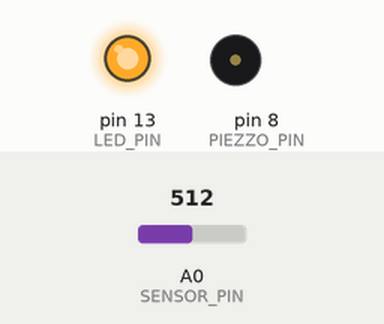
A sketch run on a simulated Arduino Uno, built with avr-gcc and run on an emulated ATmega328P. Shown: output pins drawn as LEDs (lit = HIGH), buzzer (waves = sounding). The inputs (shaded band) are chosen by the test bench; at power-on: A0 (SENSOR_PIN) = 512.

Above: at 0.1 s.
At 5.1 s:
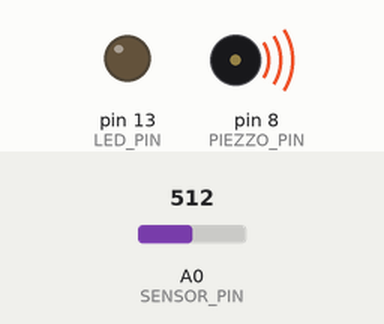
Timing chart, 0 to 6.6 s (numbered marks = the images above):
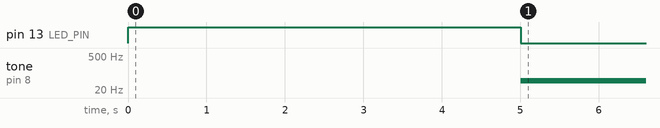

The sketch:

project6-light-theremin.ino
```cpp
const int PIEZZO_PIN = 8;
const int SENSOR_PIN = A0;
const int LED_PIN = 13;

int sensorLowValue = 1023;
int sensorHighValue = 0;
int sensorValue;


void setup() {

  // INPUT/OUTPUT setup
  pinMode(PIEZZO_PIN, OUTPUT);
  pinMode(LED_PIN, OUTPUT);
  pinMode(SENSOR_PIN, INPUT);

  Serial.begin(9600);

  // Sensor Calibration
  digitalWrite(LED_PIN, HIGH);

  while(millis() <= 5000) {
    sensorValue = analogRead(SENSOR_PIN);

    if (sensorValue > sensorHighValue) {
      sensorHighValue = sensorValue;
    }
    if (sensorValue < sensorLowValue) {
      sensorLowValue = sensorValue;
    }
  }

  digitalWrite(LED_PIN, LOW);
  // End of Calibration

}

void loop() {

  sensorValue = analogRead(SENSOR_PIN);
  int pitch = map(sensorValue, sensorLowValue, sensorHighValue, 50, 4000);

  tone(PIEZZO_PIN, pitch, 100);
  delay(10);

}
```

Measured:
- by itself, tone on pin 8 (PIEZZO_PIN): silent → 49 Hz at 5.0 s
